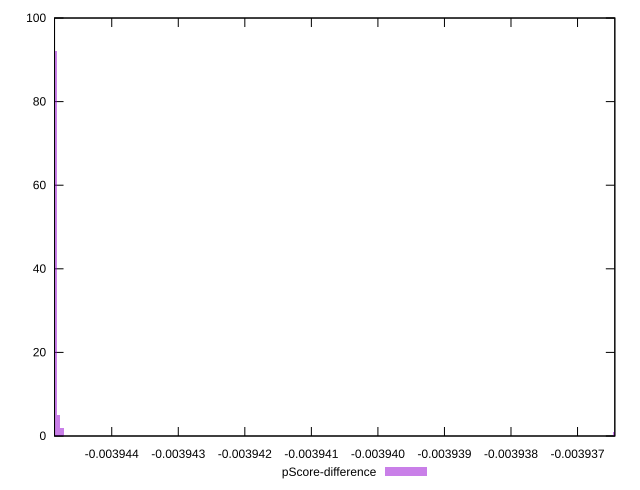

This figure's gnuplot source:
reset

$pScoreDifference <<EOF
-0.003936441707797477 1
-0.003944840744181198 92
-0.003944794082867955 5
-0.003944747421554713 2
EOF

set key outside below
set boxwidth 4.666131324289937e-8
set xrange [-0.003944859738392342:-0.00393643971188587]
set yrange [0:100]
set trange [0:100]
set style fill transparent solid 0.5 noborder
set terminal svg size 640, 490 enhanced background rgb 'white'
set output "report_00018_2021-02-10T15-25-16.877Z/uses-long-cache-ttl/samples/pages+cached/pScore-difference/histogram.svg"

plot $pScoreDifference title "pScore-difference" with boxes

reset
